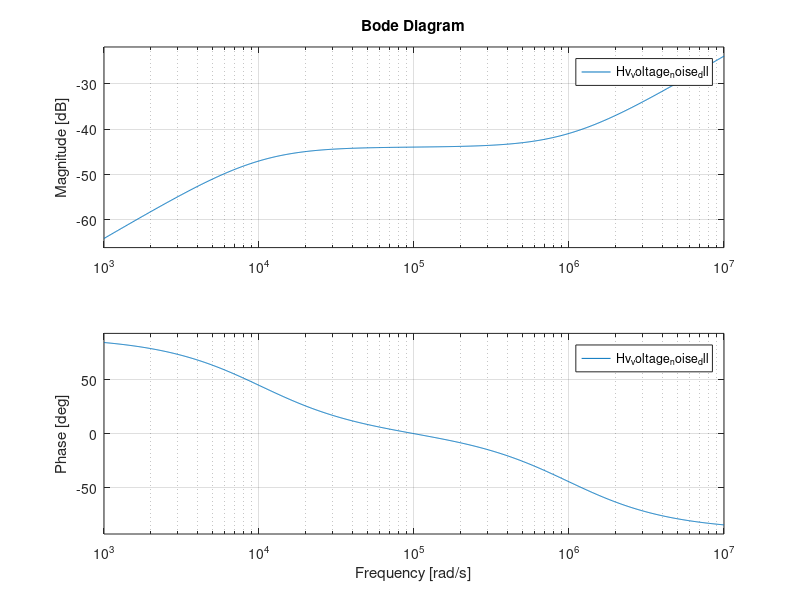

Write the MATLAB code that produced this figure.
Icp=0.001;
Kdl=10^-9;
C=10^-10;
Tref=10^-6
Wn=Icp*Kdl/(C*Tref);
Hv_voltage_noise_dll=tf([-Kdl*2*pi Kdl*2*pi/Tref 0],[0 (1-Wn*Tref) Wn]);
bode(Hv_voltage_noise_dll);